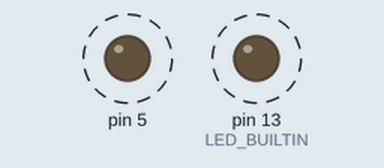
The sketch below on a simulated Arduino Uno, built with avr-gcc and run on an emulated ATmega328P. On the bench: output pins drawn as LEDs (lit = HIGH). Dashed ring = blinking.

Above: at 0.2 s.
Timing chart, 0 to 4.6 s (numbered marks = the images above):
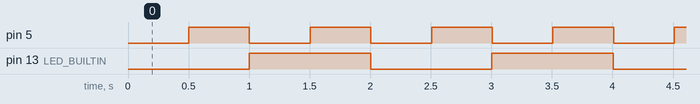

Measured:
- by itself, pin 5: alternates HIGH for 0.50 s and LOW for 0.50 s
- by itself, pin 13 (LED_BUILTIN): alternates HIGH for 1.0 s and LOW for 1.0 s
- by itself, everything shown: repeats every 2.0 s, in 6 steps

The sketch:

blink2.ino
```cpp
// blink_w_2struct - blink 2 leds without delay using a struct

struct blinker
{
  uint8_t ledPin;           // the number of the LED pin
  uint8_t state;          // the state (HIGH/LOW) the LED pin
  uint16_t interval;      // interval at which to blink (milliseconds)
  uint16_t previousMillis;   // will store last time LED was updated
} ;

struct blinker LED0;
struct blinker LED1;

void setup ()
{
  LED0.ledPin = LED_BUILTIN;
  LED0.state = LOW;
  LED0.interval = 1000;
  LED0.previousMillis = 0;
  pinMode(LED0.ledPin, OUTPUT);

  LED1.ledPin = 5;
  LED1.state = LOW;
  LED1.interval = 500;
  LED1.previousMillis = 0;
  pinMode(LED1.ledPin, OUTPUT);

}

void loop()
{
    uint16_t currentMillis = millis();
    if(currentMillis - LED0.previousMillis > LED0.interval)
    {
        LED0.previousMillis = currentMillis;
        LED0.state = !LED0.state;
        digitalWrite(LED0.ledPin, LED0.state);
    }

    if(currentMillis - LED1.previousMillis > LED1.interval)
    {
        LED1.previousMillis = currentMillis;
        LED1.state = !LED1.state;
        digitalWrite(LED1.ledPin, LED1.state);
    }
}
```
